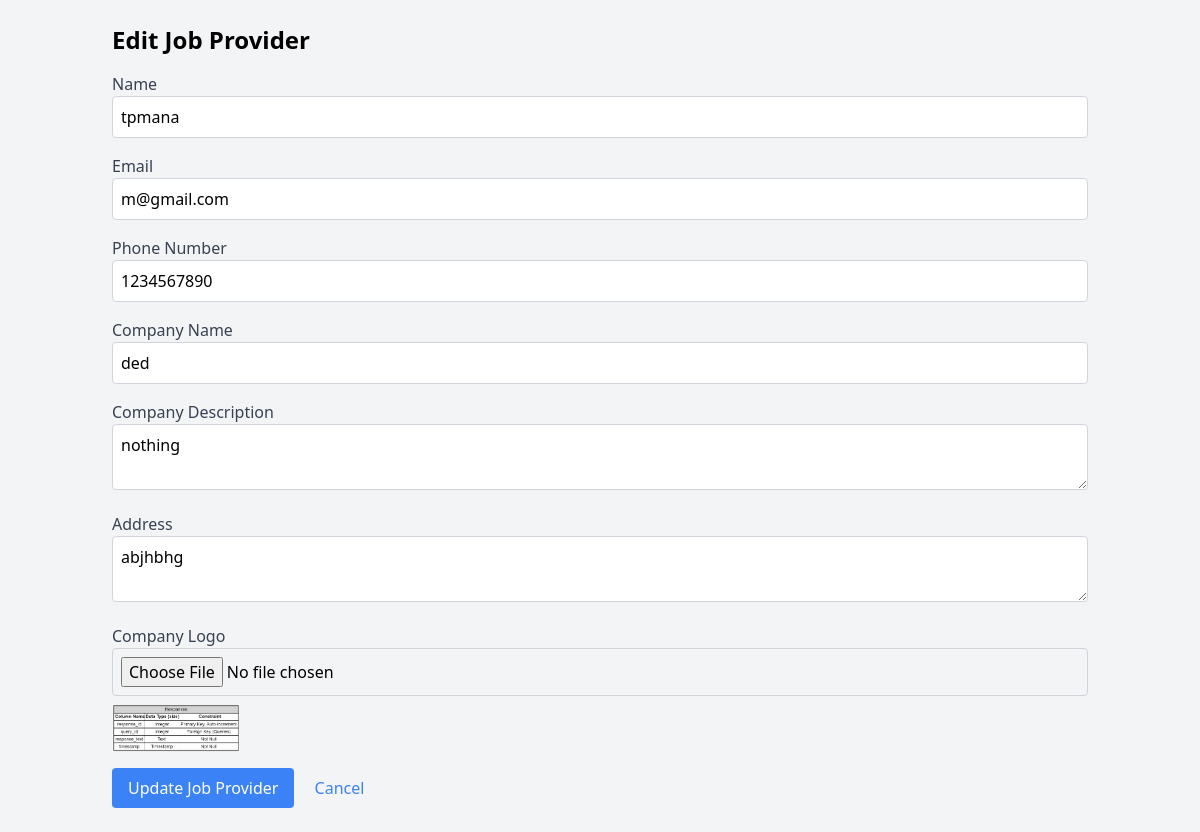
The page /jobprovidersedit/1/ on the database its author committed.
### job/models.py (models this page shows)
class JobproviderRegister(models.Model):
    name = models.CharField(max_length=50,null=True, blank=True)
    email = models.EmailField(max_length=50,null=True, blank=True, unique=True)
    password = models.CharField(max_length=50,null=True, blank=True)
    company_name = models.CharField(max_length=50,null=True, blank=True)
    phone_number = models.CharField(max_length=15, null=True, blank=True)

class JobProviderProfile(models.Model):
    jobprovider = models.ForeignKey(JobproviderRegister, on_delete=models.CASCADE)
    company_description = models.TextField(null=True, blank=True)
    company_logo = models.ImageField(upload_to='company_logos/', null=True, blank=True)
    address=models.TextField(null=True, blank=True)

### job/views.py (the view, shortened to what this page needs)
# urls.py: path('jobprovidersedit/<int:pk>/', edit_jobprovider, name='edit_jobprovider'),
def edit_jobprovider(request, pk):
    jobprovider = get_object_or_404(JobproviderRegister, pk=pk)
    profile = JobProviderProfile.objects.filter(jobprovider=jobprovider).first()
    return render(request, 'edit_jobprovider.html', {'jobprovider': jobprovider, 'profile': profile})

### job/templates/edit_jobprovider.html (shortened to what this page needs)
<!DOCTYPE html>
<html lang="en">
<head>
    <link href="https://cdn.jsdelivr.net/npm/tailwindcss@2.2.19/dist/tailwind.min.css" rel="stylesheet">
</head>
<body class="bg-gray-100">
    <div class="container mx-auto p-6">
        <h1 class="text-2xl font-bold mb-4">Edit Job Provider</h1>
        <form method="POST" enctype="multipart/form-data">
            <div class="mb-4">
                <label class="block text-gray-700" for="name">Name</label>
                <input type="text" name="name" id="name" value="{{ jobprovider.name }}" class="border border-gray-300 p-2 rounded w-full" required>
            </div>
            <div class="mb-4">
                <label class="block text-gray-700" for="email">Email</label>
                <input type="email" name="email" id="email" value="{{ jobprovider.email }}" class="border border-gray-300 p-2 rounded w-full" required>
            </div>
            <div class="mb-4">
                <label class="block text-gray-700" for="phone_number">Phone Number</label>
                <input type="text" name="phone_number" id="phone_number" value="{{ jobprovider.phone_number }}" class="border border-gray-300 p-2 rounded w-full" required>
            </div>
            <div class="mb-4">
                <label class="block text-gray-700" for="company_name">Company Name</label>
                <input type="text" name="company_name" id="company_name" value="{{ jobprovider.company_name }}" class="border border-gray-300 p-2 rounded w-full" required>
            </div>
            <div class="mb-4">
                <label class="block text-gray-700" for="company_description">Company Description</label>
                <textarea name="company_description" id="company_description" class="border border-gray-300 p-2 rounded w-full">{{ profile.company_description }}</textarea>
            </div>
            <div class="mb-4">
                <label class="block text-gray-700" for="address">Address</label>
                <textarea name="address" id="address" class="border border-gray-300 p-2 rounded w-full">{{ profile.address }}</textarea>
            </div>
            <div class="mb-4">
                <label class="block text-gray-700" for="company_logo">Company Logo</label>
                <input type="file" name="company_logo" id="company_logo" class="border border-gray-300 p-2 rounded w-full">
                {% if profile.company_logo %}
                <img src="{{ profile.company_logo.url }}" alt="Current Logo" class="mt-2 w-32">
                {% endif %}
            </div>
            <button type="submit" class="bg-blue-500 text-white px-4 py-2 rounded">Update Job Provider</button>
            <a href="{% url 'admin_jobproviders' %}" class="ml-4 inline-block text-blue-500 hover:underline">Cancel</a>
        </form>
    </div>
</body>
</html>

### rows shown on the page
JobproviderRegister: name "tpmana", email "m@gmail.com", phone_number "1234567890", company_name "ded"
JobProviderProfile: company_description "nothing", address "abjhbhg", company_logo (picture)
